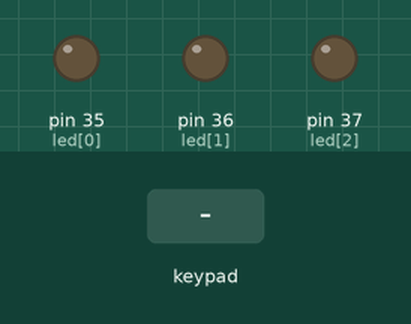
This sketch was run on a simulated Arduino Mega 2560, built with avr-gcc and run on an emulated ATmega2560. On the bench: output pins drawn as LEDs (lit = HIGH). Inputs (shaded band) come from the test bench.

Above: at 1.2 s.
1.3 s: keypad keys 3 1 3 2 3 3 3 4 * pressed 0.4 s apart
At 6.1 s:
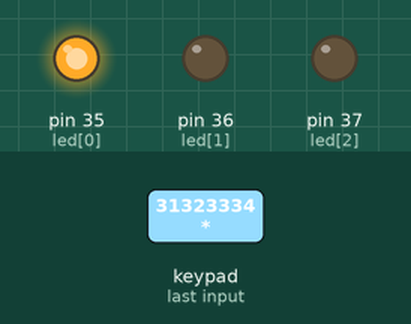
Timing chart, 0 to 11.1 s (numbered marks = the images above; inputs shaded):
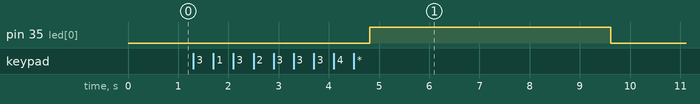

The sketch:

client.ino
```cpp
#include <Wire.h>
#include <Keypad.h>
#include <LiquidCrystal.h>

#define MAX_USERS 3
#define AUTH_EXP_PERIOD 5


// led pins
const int led[4] = {35, 36, 37};

// keypad setup
const byte ROWS = 4;
const byte COLS = 3;
char keys[ROWS][COLS] = {{'1', '2', '3'},
                         {'4', '5', '6'},
                         {'7', '8', '9'},
                         {'*', '0', '#'}};
byte rowPins[ROWS] = {31, 32, 33, 34};
byte colPins[COLS] = {28, 29, 30};
Keypad in = Keypad(makeKeymap(keys), rowPins, colPins, ROWS, COLS);

// lcd setup
const int rs = 22, en = 23, d4 = 24, d5 = 25, d6 = 26, d7 = 27;
LiquidCrystal lcd(rs, en, d4, d5, d6, d7);

// sign
char sign[22] = {
    "qwertyuiopqwertyuiop" // ,"asdfghjklasdfghjklas","zxcvbnmzxcvbnmzxcvbn"
};

int auth = 0;
unsigned long authT = 0;

void setup()
{
    Serial.begin(9600);
    for (int i = 0; i < 4; i++)
    {
        pinMode(led[i], OUTPUT);
        digitalWrite(led[i], LOW);
    }
    auth = 0;
}

void loop()
{
    if (auth == 0)
    {
        lcd_print("press any key to start..", true, 1, 0);
        delay(10);
        if (in.getKey() > 0)
        {
            if (userAuth() != -1)
            {
                authT = millis();
                userOps();
            }
        }
    }
    else
    {
        if (Serial.available())
        {
            // if (Serial.readString().substring(0, 11).equals("expireAuth;"))
            // {
                expireAuth();
            // }
        }
        else if (millis() - authT > AUTH_EXP_PERIOD * 1000)
        {
            expireAuth();
        }
        else if (in.getKey() == '#')
        {
            userOps();
        }
        else if (in.getKey() == '*')
        {
            userLogout();
        }
    }
}

int userAuth()
{
    char pass[9] = {'\0'};
    lcd_print("enter pass:", true, 1, 0);
    for (int c = 0; c < 8; c++)
    {
        char ch = in.waitForKey();
        if (ch == '*')
        {
            lcd_print("user login exit..", true, 1, 0);
            delay(100);
            lcd_print("", true, 1, 0);
            return;
        }
        else if (ch == '#')
        {
            c = -1;
            lcd_print("input reset..", true, 1, 0);
            delay(100);
            lcd_print("", true, 1, 0);
            delay(100);
            lcd_print("enter pass:", true, 1, 0);
            continue;
        }
        else
        {
            pass[c] = ch;
        }
    }
    Serial.write("auth;");
    Serial.flush();
    delay(10);
    Serial.write(pass);
    Serial.flush();
    while (Serial.available() == 0)
        lcd_print("please wait", false, 1, 0);
    String serverSign = Serial.readString();
    if (serverSign.substring(0, 21).equals(sign))
    {
        return 0;
    }
    else
    {
        lcd_print("wrong pass..", true, 1, 0);
        delay(100);
        lcd_print("all users must re-auth", true, 1, 0);
        delay(100);
        lcd_print("", true, 1, 0);
        expireAuth();
    }
    return -1;
}

void userOps()
{
    if (auth >= 0 && auth < MAX_USERS)
    {
        lcd_print("you are now logged in", true, 1, 0);
        delay(100);
        lcd_print("other users can ...", true, 1, 0);
        delay(100);
        lcd_print("press # to enter", true, 1, 0);
        switch (++auth)
        {
        case 1:
            digitalWrite(led[0], HIGH);
            break;
        case 2:
            digitalWrite(led[1], HIGH);
            break;
        case 3:
            digitalWrite(led[2], HIGH);
            break;
        }
    }
    else
    {
        lcd_print("maximum users are served", true, 1, 0);
        delay(100);
    }
}

void expireAuth()
{
    auth = 0;
    for (int i = 0; i < MAX_USERS; i++)
    {
        digitalWrite(led[i], LOW);
    }
}

void userLogout()
{
    if (auth > 0)
    {
        lcd_print("one is logging out", true, 1, 0);
        delay(100);
        digitalWrite(led[--auth], LOW);
    }
    else
    {
        lcd_print("no users is logged in", true, 1, 0);
        delay(100);
    }
}

void lcd_print(String s, bool clean, int line, int offset)
{
    if (clean)
        lcd.clear();
    lcd.setCursor(0 + offset, line + 1);
    lcd.print(s);
}
```

Measured:
- after the input at 1.3 s, pin 35 (led[0]): LOW → HIGH after 3.5 s, → LOW 4.8 s later
